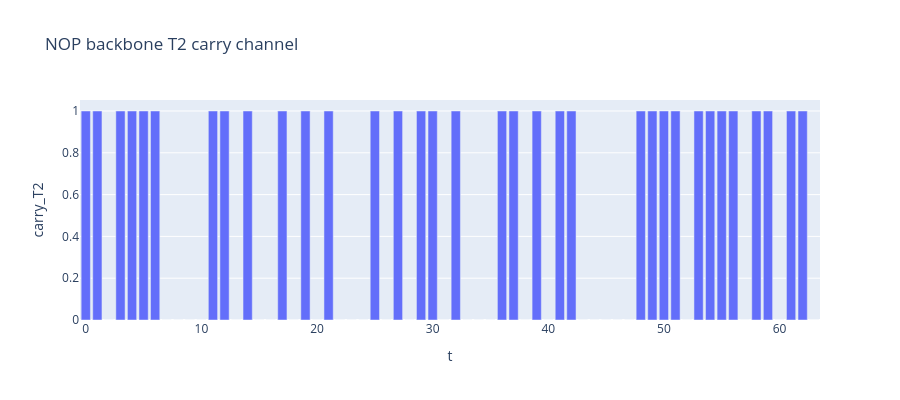

Here is the notebook cell this chart was saved with:
### Code cell
fig_carry = px.bar(
    nop_df,
    x="t",
    y="carry_T2",
    title="NOP backbone T2 carry channel",
)
fig_carry.update_layout(height=400)
fig_carry.show()

### Figure 1 — Plotly figure (JSON) as saved in the notebook; plotly's stock layout.template omitted (floating-point values rounded to 4 significant figures)
{"data": [{"hovertemplate": "t=%{x}<br>carry_T2=%{y}<extra></extra>", "legendgroup": "", "marker": {"color": "#636efa", "pattern": {"shape": ""}}, "name": "", "orientation": "v", "showlegend": false, "textposition": "auto", "type": "bar", "x": [0, 1, 2, 3, 4, 5, 6, 7, 8, 9, 10, 11, 12, 13, 14, 15, 16, 17, 18, 19, 20, 21, 22, 23, 24, 25, 26, 27, 28, 29, 30, 31, 32, 33, 34, 35, 36, 37, 38, 39, 40, 41, 42, 43, 44, 45, 46, 47, 48, 49, 50, 51, 52, 53, 54, 55, 56, 57, 58, 59, 60, 61, 62, 63], "xaxis": "x", "y": [1, 1, 0, 1, 1, 1, 1, 0, 0, 0, 0, 1, 1, 0, 1, 0, 0, 1, 0, 1, 0, 1, 0, 0, 0, 1, 0, 1, 0, 1, 1, 0, 1, 0, 0, 0, 1, 1, 0, 1, 0, 1, 1, 0, 0, 0, 0, 0, 1, 1, 1, 1, 0, 1, 1, 1, 1, 0, 1, 1, 0, 1, 1, 0], "yaxis": "y"}], "layout": {"barmode": "relative", "height": 400, "legend": {"tracegroupgap": 0}, "title": {"text": "NOP backbone T2 carry channel"}, "xaxis": {"anchor": "y", "domain": [0, 1], "title": {"text": "t"}}, "yaxis": {"anchor": "x", "domain": [0, 1], "title": {"text": "carry_T2"}}}}
